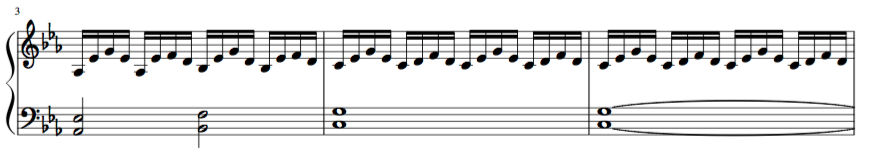
#> input picture tests/images/score01.png, 875 x 159 px, found by its file name
$ python parser_old.py
#> lines starting #> are read from the running program, lines starting #| are printed output that depends on the picture; after the words box and inside, x2 and y2 are one past the last pixel; in counts of white or black regions, pixels touching at a corner belong together
import numpy as np
import cv2

img = cv2.imread('../../tests/score01.png', 0)
#> img: shape (159, 875); min 0, max 255, mean 227.2
edges = cv2.Canny(img, 50, 150, apertureSize=3)
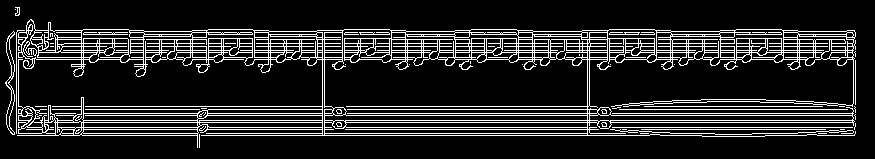
#> edges: shape (159, 875); 14.5% white in thin lines or dots, all inside (x1, y1, x2, y2) = (5, 7, 856, 148)
template = cv2.imread('images/note.png', 0)
#> (the run stopped early here; a loop or call above may not have finished)

$ run again, with tests/images/test2.jpg saved as tests/images/score01.png
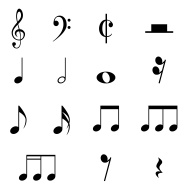
#> input picture tests/images/test2.jpg, 188 x 190 px, found by its file name
#> img is the input picture: shape (190, 188); min 0, max 255, mean 241.2
#> `edges = cv2.Canny(img, 50, 150, apertureSize=3)`:
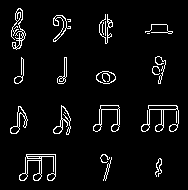
#> edges: shape (190, 188); 5.1% white in thin lines or dots, all inside (x1, y1, x2, y2) = (10, 8, 179, 181)
